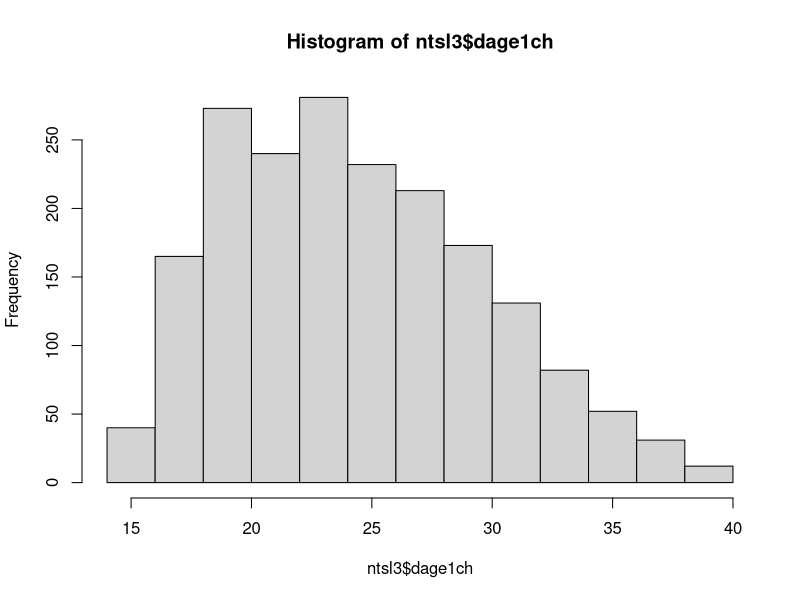

This chart was generated by the following R code:
library (haven)
ntsl3 <- haven::read_sav("data/natsal_3_teaching_open.sav")

hist(ntsl3$dage1ch)
summary(ntsl3$dage1ch, na.rm = T)